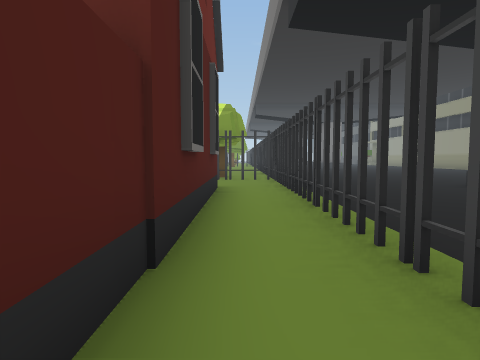
[1] (above)

24 first-person views from a walk through a Unity game level. The camera is 1.4 m above the floor, tilts 4° down and sees 75° across. The floor is counted in squares, 2 m on a side. Each view is taken from the middle of a square. On the plan, view 1 faces up. The plan holds only what a view shows up to about 10 squares ahead; the rest is blank. The place goes on beyond the plan.

[2]
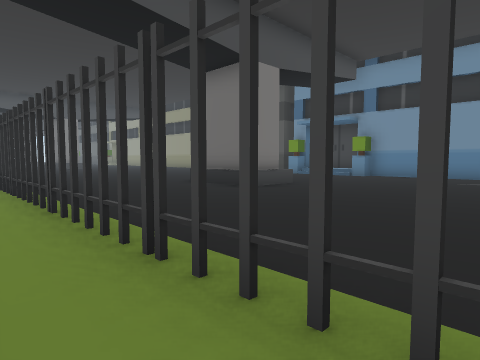

[3]
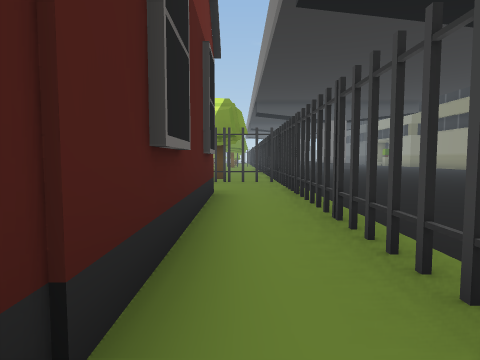

[4]
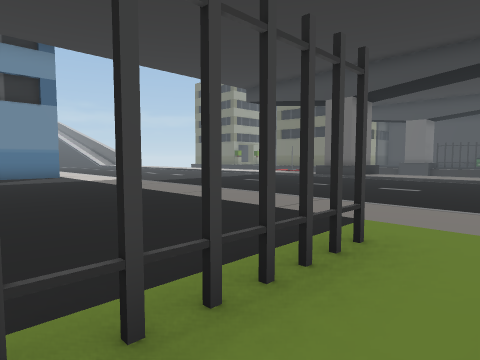

[5]
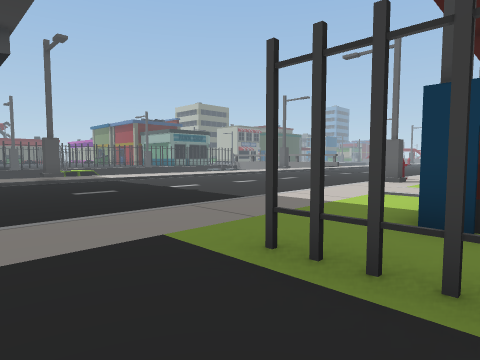

[6]
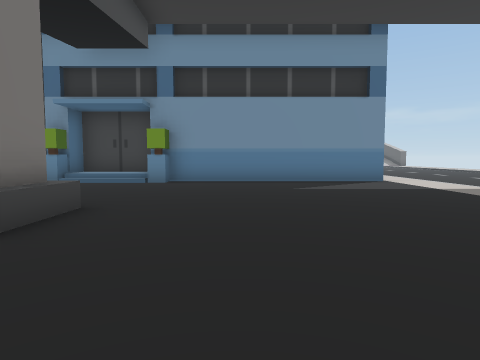

[7]
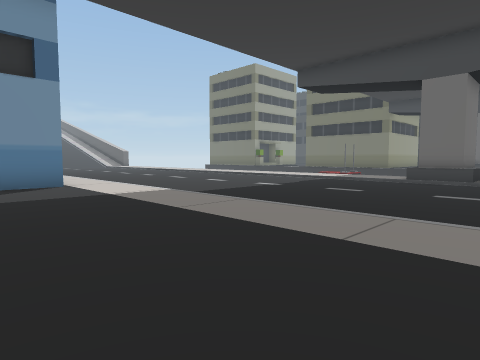

[8]
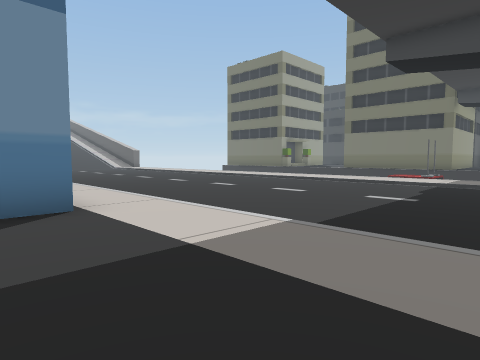

[9]
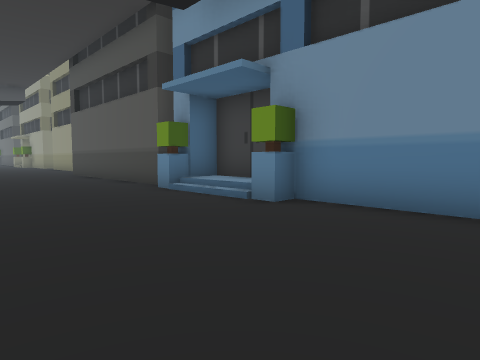

[10]
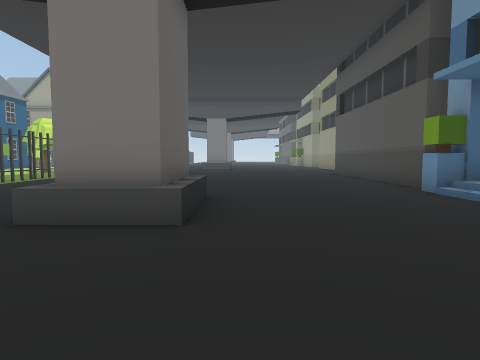

[11]
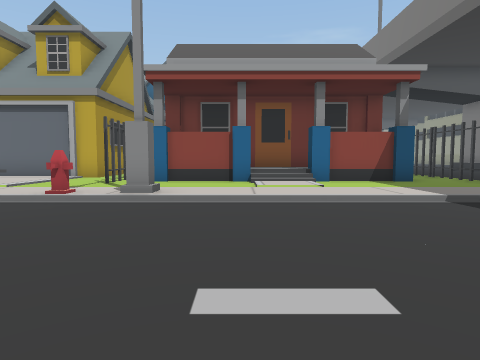

[12]
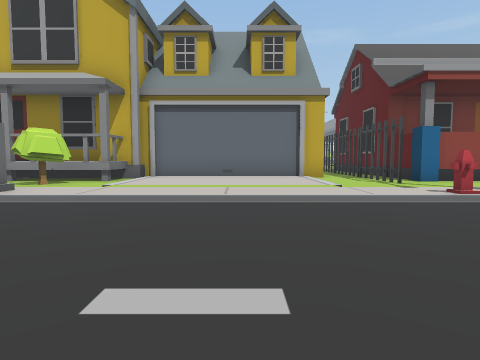

[13]
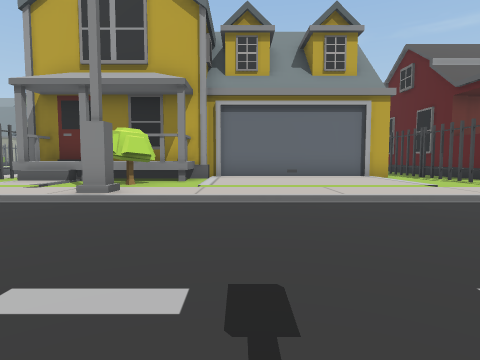

[14]
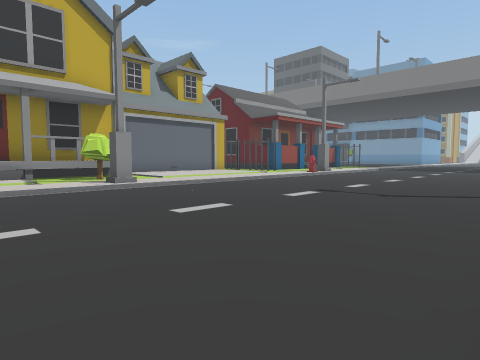

[15]
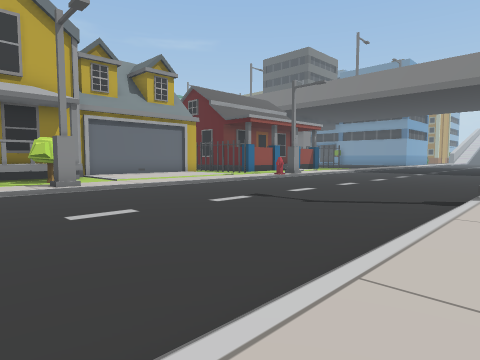

[16]
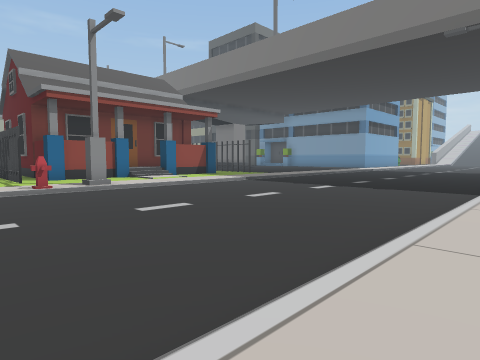

[17]
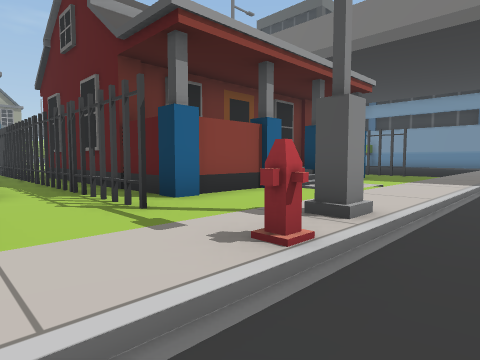

[18]
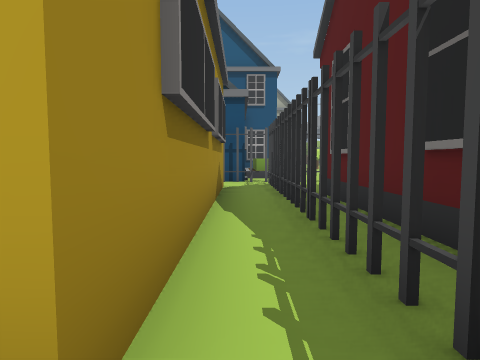

[19]
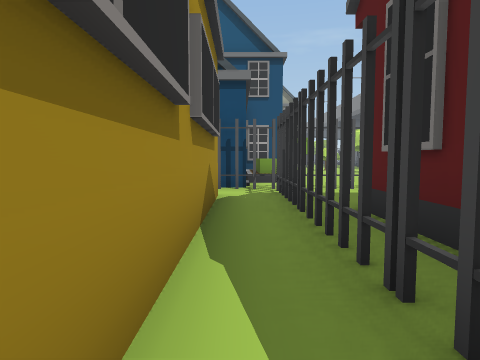

[20]
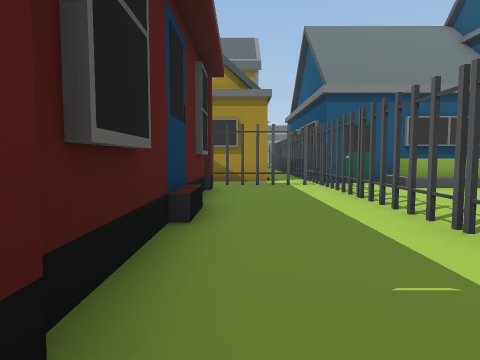

[21]
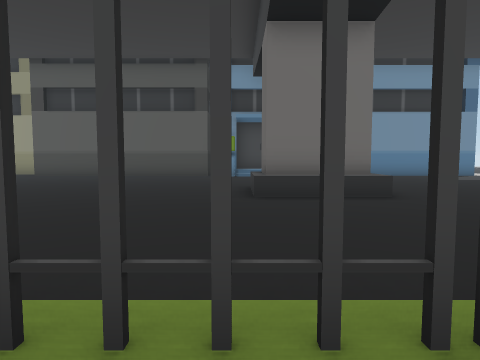

[22]
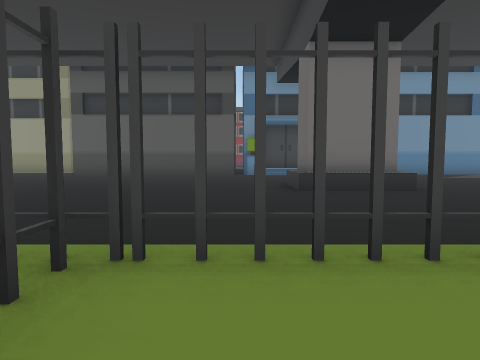

[23]
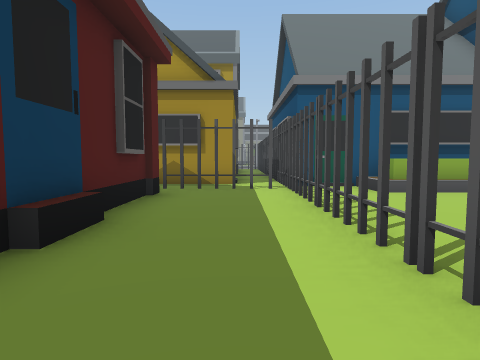

[24]
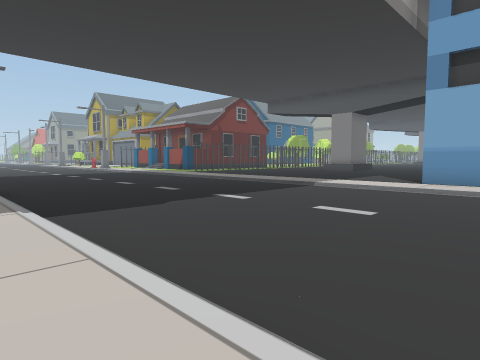

### Floor plan
Key: @ floor where view 1 was taken; # wall or solid block; x gap in a wall; . main floor; - floor 0.25 m lower than the main floor; : floor 0.75 m higher than the main floor; / step, stairs or slope; ^ raised ledge; T thing the floor can be seen under or through; B building; R tree; H hydrant; O other object.
Columns run from 20 left of view 1 to 16 right of it. Each row starts with its distance up from view 1.
 12            #O        ............
 11            #......  .#...........
 10           ###TTTTT #xT...........
  9           #.#........T...........BBBB
  8           #.#........T....##....B#
  7           #.########.T....##..../
  6           #.##     #.T....##..../
  5           #.#      #.#..........B#
  4           #.#      #.#...........#
  3           #.##     #.#...........#
  2  #^^^######.##     #.x...........#
  1 ^    #......##  :: #.#...........#
  0 #/####......####/###@#...........#
 -1  ..RR............................##
 -2  ../.........#.......................
 -3  ///////////H////////////////////////
 -4  ------------------------------------
 -5  ------------------------------------
 -6 -------------------------------------
 -7 ------------------------------------
 -8 ------------------------------------
 -9 ------------------------------------
-10 ////////#///////////#//  /##////////
-11  .....    .....           #   ......

Where each view was taken, in squares from view 1:
view 1: 0 up, 0 right, facing up
view 2: 0 up, 0 right, facing up-right
view 3: 1 up, 0 right, facing up
view 4: 2 up, 0 right, facing down-right
view 5: 1 up, 3 right, facing down-left
view 6: 3 up, 3 right, facing right
view 7: 1 up, 4 right, facing down-right
view 8: 0 up, 8 right, facing down-right
view 9: 2 up, 8 right, facing up-right
view 10: 2 up, 8 right, facing up
view 11: 8 down, 5 left, facing up
view 12: 8 down, 12 left, facing up
view 13: 8 down, 14 left, facing up
view 14: 10 down, 20 left, facing up-right
view 15: 11 down, 19 left, facing up-right
view 16: 11 down, 10 left, facing up-right
view 17: 4 down, 10 left, facing up-right
view 18: 1 up, 9 left, facing up
view 19: 3 up, 9 left, facing up
view 20: 8 up, 0 right, facing left
view 21: 8 up, 0 right, facing right
view 22: 9 up, 1 left, facing right
view 23: 9 up, 1 left, facing left
view 24: 11 down, 15 right, facing up-left
